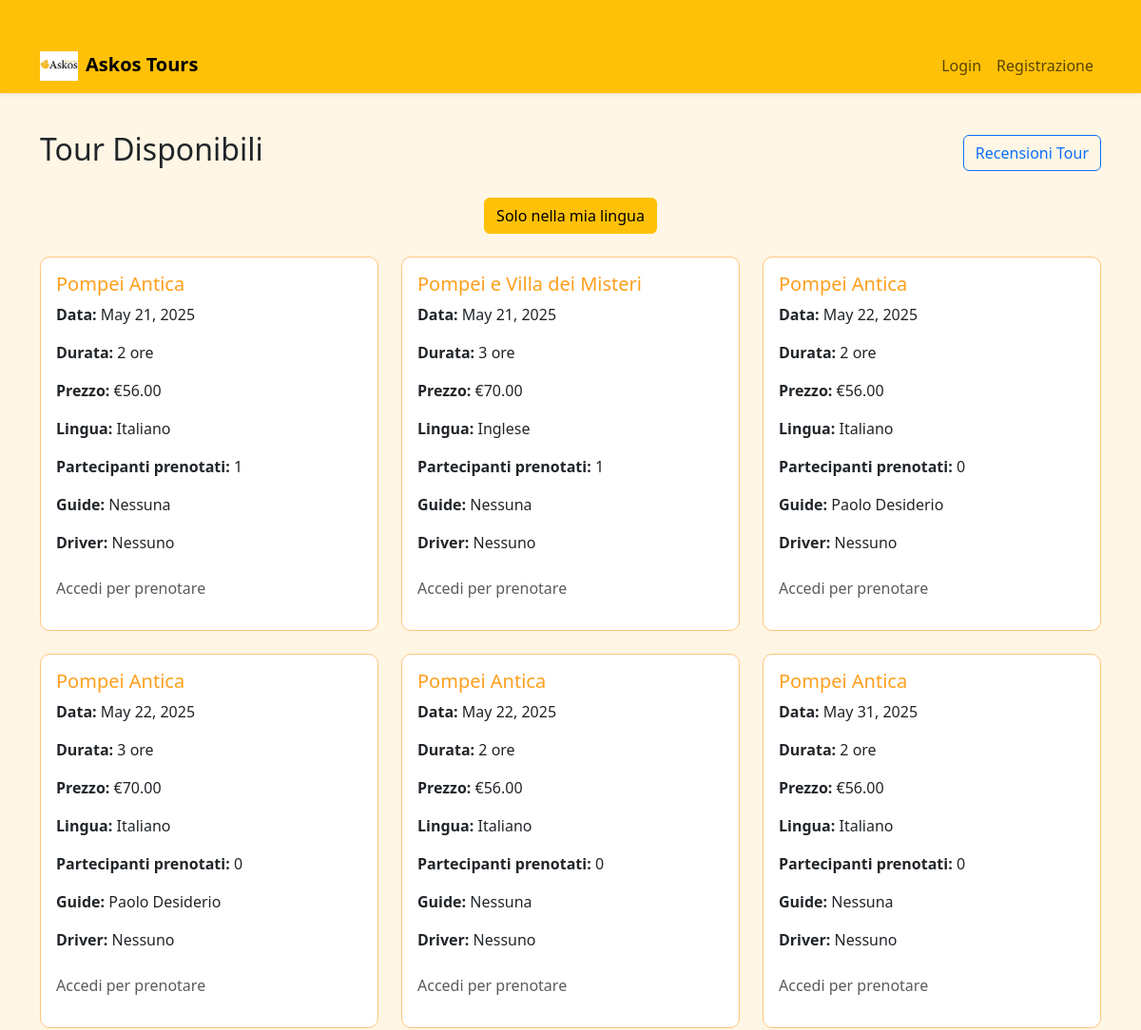
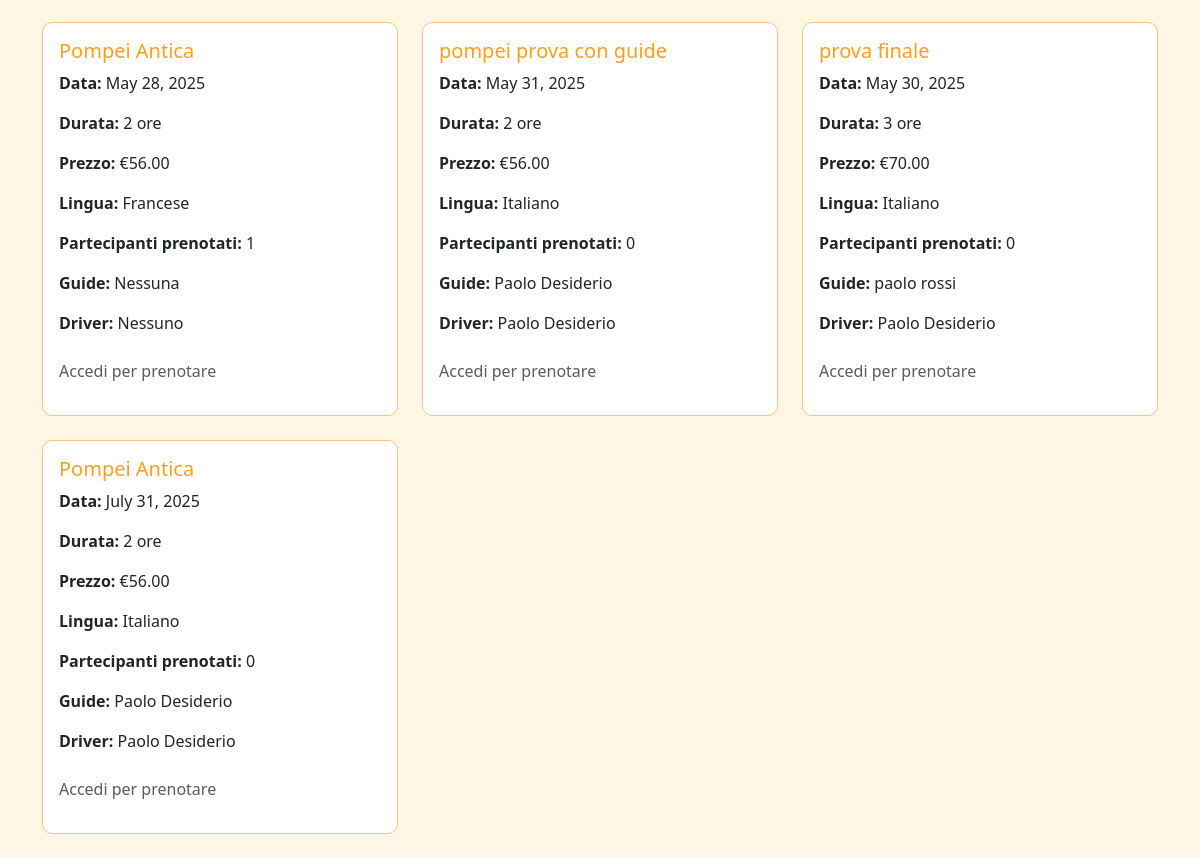
The page /tours/ on the database its author committed (2 pictures, top to bottom).
### Askos/models.py (models this page shows, shortened)
class Tour(models.Model):
    nome = models.CharField(max_length=100)
    data = models.DateField()
    durata = models.CharField(max_length=50)
    prezzo = models.DecimalField(max_digits=8, decimal_places=2)
    lingua = models.ForeignKey(Lingua, on_delete=models.SET_NULL, null=True, related_name='tour')
    staff_assegnato = models.ManyToManyField('Staff', related_name='tour_assegnati')
    guide = models.ManyToManyField(
        Staff,
        limit_choices_to={'ruolo': 'guida'},
        related_name='tour_guide',
        blank=True
    )
    driver = models.ManyToManyField(
        Staff,
        limit_choices_to={'ruolo': 'driver'},
        related_name='tour_driver',
        blank=True
    )

class Lingua(models.Model):
    nome = models.CharField(max_length=50, unique=True)

class Staff(models.Model):
    RUOLI = [
        ('guida', 'Guida'),
        ('driver', 'Driver'),
    ]
    cod_fiscale = models.CharField(max_length=16, primary_key=True)
    nome = models.CharField(max_length=50)
    cognome = models.CharField(max_length=50)
    telefono = models.CharField(max_length=20)
    email = models.EmailField()
    ruolo = models.CharField(max_length=10, choices=RUOLI)
    lingue = models.ManyToManyField(Lingua, related_name='staff_members')

### Askos/views.py (the view, shortened to what this page needs)
# urls.py: path('tours/', tour_list_view, name='tour_list'),
def tour_list_view(request):
    tours = Tour.objects.all()
    today = date.today()
    lingua_filtrata = False
    prenotati_ids = []
    for tour in tours:
        tot = tour.prenotazioni.aggregate(totale=Sum('num_partecipanti'))['totale']
        tour.totale_partecipanti = tot or 0
    return render(request, 'tour_list.html', {
        'tours': tours,
        'prenotati_ids': prenotati_ids,
        'lingua_filtrata': lingua_filtrata,
        'today': today
    })

### templates/tour_list.html (shortened to what this page needs)
{% load static %}
<!DOCTYPE html>
<html lang="it">
<head>
    <link href="https://cdn.jsdelivr.net/npm/bootstrap@5.3.3/dist/css/bootstrap.min.css" rel="stylesheet">
</head>
<body>
<nav class="navbar navbar-expand-lg navbar-light bg-warning shadow-sm">
  <div class="container">
    <a class="navbar-brand fw-bold" href="{% url 'index' %}">
      <img src="{% static 'img/anfora.jpg' %}" width="40" class="me-2" alt="Logo">Askos Tours
    </a>
    <div class="collapse navbar-collapse justify-content-end">
      <ul class="navbar-nav">
        {% if user.is_authenticated %}
          <li class="nav-item"><a class="nav-link" href="{% url 'tour_list' %}">Tour Disponibili</a></li>
          <li class="nav-item"><a class="nav-link" href="{% url 'miei_tour' %}">I Miei Tour</a></li>
          <li class="nav-item"><a class="nav-link text-danger" href="{% url 'logout' %}">Logout</a></li>
        {% else %}
          <li class="nav-item"><a class="nav-link" href="{% url 'login' %}">Login</a></li>
          <li class="nav-item"><a class="nav-link" href="{% url 'registrazione' %}">Registrazione</a></li>
        {% endif %}
      </ul>
    </div>
  </div>
</nav>
<div class="container">
  <div class="d-flex justify-content-between align-items-center mb-4">
    <h2 class="text-start">Tour Disponibili</h2>
    <a href="{% url 'recensioni_pubbliche' %}" class="btn btn-outline-primary">Recensioni Tour</a>
  </div>
  <div class="text-center mb-4">
    {% if lingua_filtrata %}
      <a href="{% url 'tour_list' %}" class="btn btn-secondary">Tutti i tour</a>
    {% else %}
      <a href="?lingua=mia" class="btn btn-warning">Solo nella mia lingua</a>
    {% endif %}
  </div>
  <div class="row">
    {% for tour in tours %}
      <div class="col-md-4 mb-4">
        <div class="card p-3 h-100">
          <h5 class="card-title">{{ tour.nome }}</h5>
          <p><strong>Data:</strong> {{ tour.data }}</p>
          <p><strong>Durata:</strong> {{ tour.durata }} ore</p>
          <p><strong>Prezzo:</strong> €{{ tour.prezzo }}</p>
          <p><strong>Lingua:</strong> {{ tour.lingua.nome }}</p>
        <p><strong>Partecipanti prenotati:</strong> {{ tour.totale_partecipanti }}</p>
          <p><strong>Guide:</strong>
            {% for g in tour.guide.all %}
              {{ g.nome }} {{ g.cognome }}{% if not forloop.last %}, {% endif %}
            {% empty %}
              Nessuna
            {% endfor %}
          </p>
          <p><strong>Driver:</strong>
            {% for d in tour.driver.all %}
              {{ d.nome }} {{ d.cognome }}{% if not forloop.last %}, {% endif %}
            {% empty %}
              Nessuno
            {% endfor %}
          </p>
          {% if user.is_authenticated %}
            {% if tour.data < today %}
              <p class="text-danger mt-2">Tour scaduto</p>
            {% elif tour.id in prenotati_ids %}
              <p class="text-success mt-2">Già prenotato</p>
            {% else %}
              <form method="post" action="{% url 'prenota_tour' tour.id %}">
                {% csrf_token %}
                <button type="submit" class="btn btn-success mt-2">Prenota</button>
              </form>
            {% endif %}
          {% else %}
            <p class="text-muted mt-2">Accedi per prenotare</p>
          {% endif %}
        </div>
      </div>
    {% empty %}
      <p class="text-center">Nessun tour disponibile.</p>
    {% endfor %}
  </div>
</div>
</body>
</html>

### templates/tour_list.html (style rules this page uses)
body { background-color: #fff6e5; font-family: 'Segoe UI', sans-serif; }
.container { margin-top: 40px; }
.card { border: 1px solid #ffc47d; border-radius: 10px; }
.card-title { color: #ff9f1c; }

### rows shown on the page
Tour: nome "Pompei Antica", data "May 21, 2025", durata "2", prezzo "56.00", lingua.nome "Italiano", totale_partecipanti "1"
Tour: nome "Pompei e Villa dei Misteri", data "May 21, 2025", durata "3", prezzo "70.00", lingua.nome "Inglese", totale_partecipanti "1"
Tour: nome "Pompei Antica", data "May 22, 2025", durata "2", prezzo "56.00", lingua.nome "Italiano", totale_partecipanti "0"
Staff: nome "Paolo", cognome "Desiderio"
Tour: nome "Pompei Antica", data "May 22, 2025", durata "3", prezzo "70.00", lingua.nome "Italiano", totale_partecipanti "0"
Tour: nome "Pompei Antica", data "May 22, 2025", durata "2", prezzo "56.00", lingua.nome "Italiano", totale_partecipanti "0"
Tour: nome "Pompei Antica", data "May 31, 2025", durata "2", prezzo "56.00", lingua.nome "Italiano", totale_partecipanti "0"
Tour: nome "Pompei Antica", data "May 28, 2025", durata "2", prezzo "56.00", lingua.nome "Francese", totale_partecipanti "1"
Tour: nome "pompei prova con guide", data "May 31, 2025", durata "2", prezzo "56.00", lingua.nome "Italiano", totale_partecipanti "0"
Staff: nome "Paolo", cognome "Desiderio"
Tour: nome "prova finale", data "May 30, 2025", durata "3", prezzo "70.00", lingua.nome "Italiano", totale_partecipanti "0"
Staff: nome "paolo", cognome "rossi"
Tour: nome "Pompei Antica", data "July 31, 2025", durata "2", prezzo "56.00", lingua.nome "Italiano", totale_partecipanti "0"
